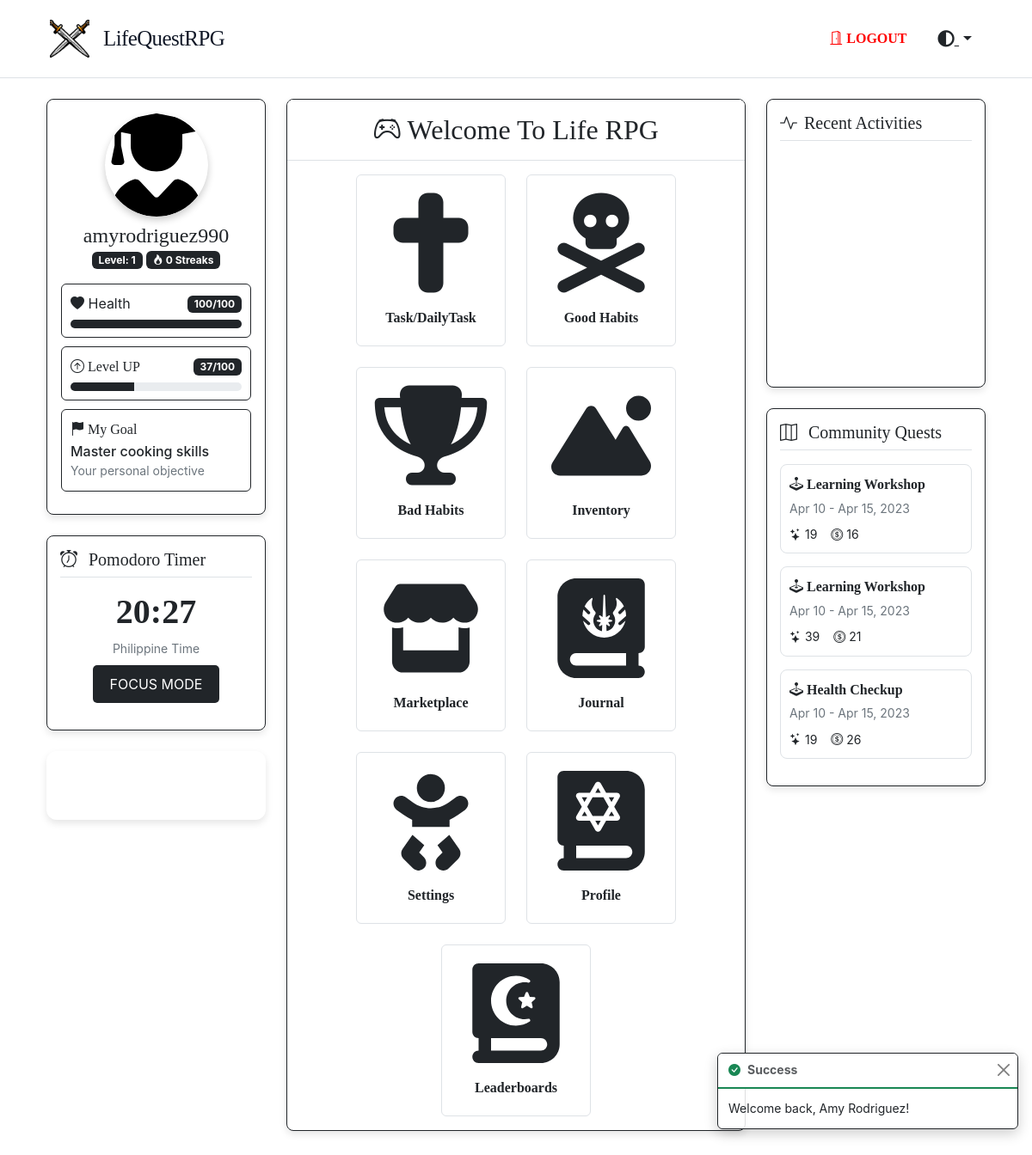
The page / (signed in) on the database its author committed.
### tables this page shows
CREATE TABLE `userstats` (
  `id` int NOT NULL,
  `user_id` int DEFAULT NULL,
  `level` int NOT NULL,
  `xp` int NOT NULL,
  `health` int DEFAULT '3',
  `avatar_id` int DEFAULT NULL,
  `objective` varchar(255) DEFAULT NULL,
  `physicalHealth` int DEFAULT '5',
  `mentalWellness` int DEFAULT '5',
  `personalGrowth` int DEFAULT '5',
  `careerStudies` int DEFAULT '5',
  `finance` int DEFAULT '5',
  `homeEnvironment` int DEFAULT '5',
  `relationshipsSocial` int DEFAULT '5',
  `passionHobbies` int DEFAULT '5'
);

CREATE TABLE `users` (
  `id` int NOT NULL,
  `email` varchar(255) NOT NULL,
  `username` varchar(50) DEFAULT NULL,
  `password` varchar(255) NOT NULL,
  `name` varchar(255) DEFAULT NULL,
  `role` enum('admin','user') DEFAULT 'user',
  `created_at` timestamp NULL DEFAULT CURRENT_TIMESTAMP,
  `updated_at` timestamp NULL DEFAULT CURRENT_TIMESTAMP ON UPDATE CURRENT_TIMESTAMP,
  `coins` int DEFAULT '0',
  `character_created` tinyint(1) DEFAULT '0' COMMENT 'Tracks if character setup is complete',
  `email_notifications` tinyint(1) DEFAULT '1',
  `task_reminders` tinyint(1) DEFAULT '1',
  `achievement_alerts` tinyint(1) DEFAULT '1',
  `theme` varchar(20) DEFAULT 'light',
  `color_scheme` varchar(20) DEFAULT 'default'
);

CREATE TABLE `user_event` (
  `id` int NOT NULL,
  `user_id` int NOT NULL,
  `event_name` varchar(255) NOT NULL,
  `event_description` text NOT NULL,
  `start_date` timestamp NOT NULL DEFAULT CURRENT_TIMESTAMP,
  `end_date` timestamp NULL DEFAULT NULL,
  `reward_xp` int NOT NULL DEFAULT '0',
  `reward_coins` int NOT NULL DEFAULT '0',
  `status` enum('active','inactive') DEFAULT 'active',
  `created_at` timestamp NOT NULL DEFAULT CURRENT_TIMESTAMP,
  `updated_at` timestamp NOT NULL DEFAULT CURRENT_TIMESTAMP ON UPDATE CURRENT_TIMESTAMP
);

### app/Views/dashboard.php (the view, shortened to what the rows shown need)
<div class="container">
  <div class="row">
    <div class="col-md-3 col-lg-3 mb-4">
      <div class="profile-panel p-3 mb-4">
        <div class="text-center mb-3">
          <div class="profile-avatar bg-white text-dark mb-2">
            <?php $avatarId = isset($userStats['avatar_id']) ? $userStats['avatar_id'] : 1; ?>
            <img src="/assets/images/avatars/avatar<?= $avatarId ?>.svg" alt="Character Avatar"
              class="img-fluid rounded-circle " id="profile-avatar">
          </div>
          <h4 class="mb-0" style="font-family: 'Pixelify Sans', serif;"><?= $userStats['username'] ?></h4>
          <div>
            <?php foreach ($userStreaks as $type => $streak): ?>
              <?php
              $label = '';
              switch ($type) {
                case 'check_in':
                  $label = 'Login';
                  break;
              }
              $flameClass = '';
              if ($streak['current_streak'] >= 30) {
                $flameClass = 'text-danger';
              } else if ($streak['current_streak'] >= 7) {
                $flameClass = 'text-warning';
              } else {
                $flameClass = 'text-white';
              }
              ?>
              <?php if ($label == 'Login'): ?>
                <div class="">
                  <span class="streak-count">
                    <div class="badge bg-dark">Level: <?= $userStats['level'] ?></div>
                    <span class="badge bg-dark"> <i style="color: #fff ;" class="bi bi-fire <?= $flameClass ?>"></i>
                      <?= $streak['current_streak'] ?> Streaks</span>
                  </span>
                </div>
              <?php endif; ?>
            <?php endforeach; ?>
          </div>
        </div>
        <div class="stat-box">
          <div class="d-flex justify-content-between align-items-center mb-1">
            <span><i class="bi bi-heart-fill"></i> Health</span>
            <span class="badge bg-dark"><?= $userStats['health'] ?>/100</span>
          </div>
        </div>
        <div class="stat-box">
          <div class="d-flex justify-content-between align-items-center mb-1">
            <span style="font-family: 'Pixelify Sans', serif;"><i class="bi bi-arrow-up-circle"></i>
              Level UP</span>
            <?php $xpThreshold = $userStats['level'] * 100; ?>
            <span class="badge bg-dark"><?= $userStats['xp'] ?>/<?= $xpThreshold ?></span>
          </div>
        </div>
        <div class="stat-box">
          <div class="d-flex justify-content-between align-items-center mb-1">
            <span style="font-family: 'Pixelify Sans', serif;"><i class="bi bi-flag-fill"></i> My Goal</span>
          </div>
          <h6 class="mb-0"><?= $userStats['objective'] ?></h6>
          <small class="text-muted">Your personal objective</small>
        </div>
      </div>
      <div class="pomodoro-panel mb-4">
        <div class="d-flex flex-column align-items-center justify-content-center mb-3">
          <h1 class="fw-bold text-center" style="font-family: 'Pixelify Sans', serif;" id="ph-time">
          </h1>
        </div>
      </div>
    </div>
    <div class="col-md-6 col-lg-6 mb-4">
      <div class="card mb-4">
        <div class="card-header bg-white">
          <h2 class="text-center my-2" style="font-family: 'Pixelify Sans', serif;">
            <i class="bi bi-controller"></i> Welcome To Life RPG
          </h2>
        </div>
      </div>
    </div>
    <div class="col-md-3 col-lg-3">
      <div class="quest-panel">
        <?php
        $count = 0;
        foreach ($events as $event):
          if ($count >= 3)
            break;
          $count++;
          ?>
          <a href="/taskevents/<?= $event['id'] ?>" class="event-card-btn">
            <div class="event-card">
              <div class="fw-bold mb-1" style="font-family: 'Pixelify Sans', serif;">
                <i class="bi bi-joystick"></i> <?= $event['event_name'] ?>
              </div>
              <div class="small text-muted">
                <div>Apr 10 - Apr 15, 2023</div>
              </div>
              <div class="d-flex mt-2">
                <div class="me-3 small">
                  <i class="bi bi-stars"></i> <?= $event['reward_xp'] ?>
                </div>
                <div class="small">
                  <i class="bi bi-coin"></i> <?= $event['reward_coins'] ?>
                </div>
              </div>
            </div>
          </a>
        <?php endforeach; ?>
      </div>
    </div>
  </div>
</div>
<link rel="stylesheet" href="<?= \App\Core\Helpers::asset('css/dashboard.css') ?>">
<link rel="stylesheet" href="<?= \App\Core\Helpers::asset('css/pomodoro.css') ?>">

### rows shown on the page
userstats: user.username "amyrodriguez990", level "1", health "100", xp "37", level "100", objective "Master cooking skills"
user_event: event_name "Learning Workshop", reward_xp "19", reward_coins "16"
user_event: event_name "Learning Workshop", reward_xp "39", reward_coins "21"
user_event: event_name "Health Checkup", reward_xp "19", reward_coins "26"

### other values the page prints
$streak['current_streak'] "0"
$_SESSION['success'] "Welcome back, Amy Rodriguez!"
